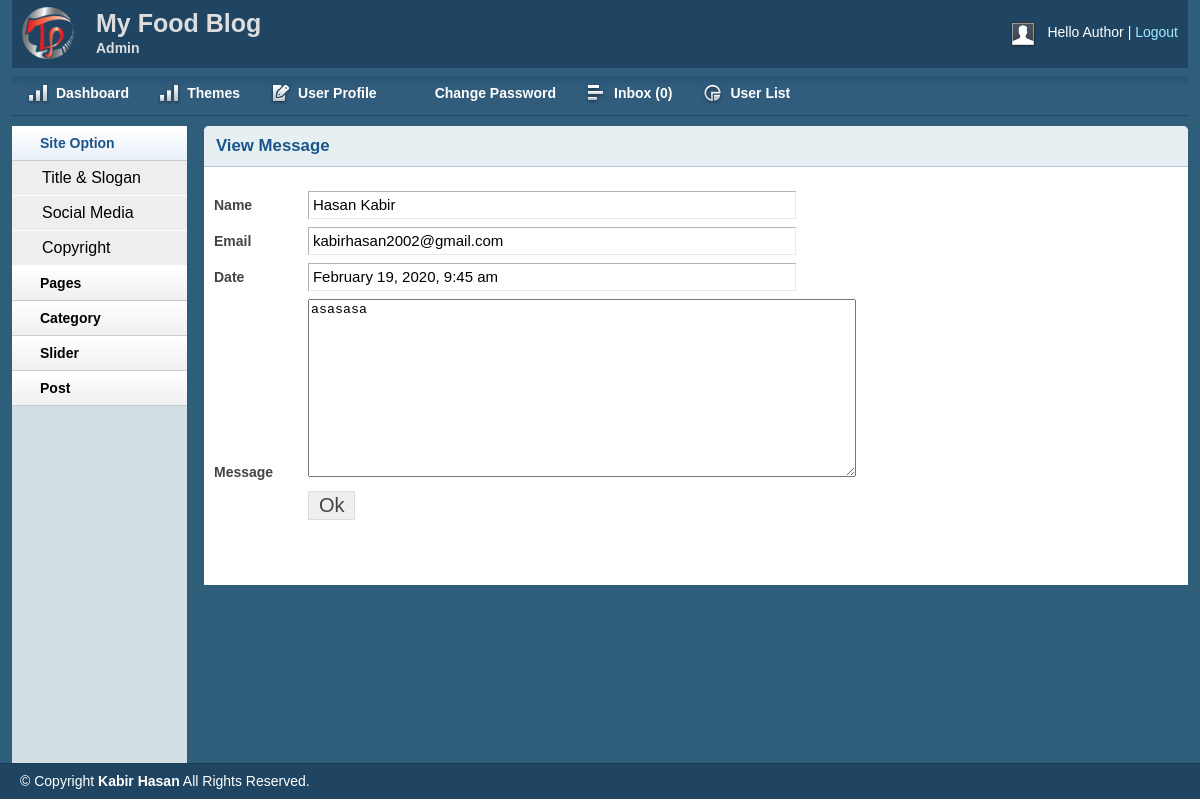
Screenshot of /admin/viewmsg.php?msgid=13 (signed in) with the database file from the repository.
### tables this page shows
CREATE TABLE `contact` (
  `id` int(11) NOT NULL,
  `firstname` varchar(255) NOT NULL,
  `lastname` varchar(255) NOT NULL,
  `email` varchar(255) NOT NULL,
  `msg` text NOT NULL,
  `status` int(11) NOT NULL DEFAULT 0,
  `date` timestamp NOT NULL DEFAULT current_timestamp()
);

### lib/Database.php (called while the page is built, shortened)
<?php
Class Database{
	public $host   = DB_HOST;
	public $user   = DB_USER;
	public $pass   = DB_PASS;
	public $dbname = DB_NAME;
	public $link;
	private function connectDB(){
	$this->link = new mysqli($this->host, $this->user, $this->pass, $this->dbname);
 }
	public function select($query){
		$result = $this->link->query($query) or die($this->link->error.__LINE__);
		if($result->num_rows > 0){
			return $result;
		} else {
			return false;
		}
	}
}

### helpers/Format.php (called while the page is built, shortened)
<?php
class Format
{
	public function formatDate($date)
	{
		return date('F j, Y, g:i a', strtotime($date))	;
	}
}
?>

### admin/viewmsg.php (the view, shortened to what this page needs)
<?php include 'inc/a_header.php'; ?>
<?php include 'inc/a_sidebar.php'; ?>
<?php
if (!isset($_GET['msgid']) || $_GET['msgid'] == null) {
  header("Location: inbox.php");
}else{
  $msgid = $_GET['msgid'];
}
?>
<div class="grid_10">
    <div class="box round first grid">
        <h2>View Message</h2>
    <div class="block">
    <?php
            $query = "SELECT * FROM contact WHERE id = '$msgid'";
                        $getcontactData = $db->select($query);
                        if ($getcontactData) {
                            while ($inbox = $getcontactData->fetch_assoc()) { ?>
       <form action="" method="post">
        <table class="form">
            <tr>
                <td>
                    <label>Name</label>
                </td>
                <td>
                    <input readonly type="text" value="<?php echo $inbox['firstname'];?> <?php echo $inbox['lastname'];?>" class="medium" />
                </td>
            </tr>
             <tr>
                <td>
                    <label>Email</label>
                </td>
                <td>
                    <input readonly type="text" value="<?php echo $inbox['email'];?>" class="medium" />
                </td>
            </tr>
             <tr>
                <td>
                    <label>Date</label>
                </td>
                <td>
                    <input readonly type="text" value="<?php echo $fm->formatDate($inbox['date']);?>" class="medium" />
                </td>
            </tr>
            <tr>
                <td>
                    <label>Message</label>
                </td>
                <td>
                    <textarea style="margin: 0px; width: 542px; height: 172px;" readonly><?php echo $inbox['msg'];?></textarea>
                </td>
            </tr>
            <tr>
                <td></td>
                <td>
                    <input type="submit" name="submit" Value="Ok" />
                </td>
            </tr>
        </table>
    </form>
<?php }}?>
</div>
</div>
</div>
<?php include 'inc/a_footer.php'; ?>

### admin/css/layout.css (style rules this page uses)
body { background: #fff none repeat scroll 0 0; color: #444; font-size: 14px; padding: 0; }
h1, h2, h3, h4, h5, h6 { line-height:1.2em; margin-bottom:.3em; }
h2 { margin-top:1em; }
.box { background:#fff; margin-bottom:20px; padding:10px 10px 10px 10px; margin-left:-8px; }
.box.grid { padding-bottom:40px; }
.box.round { -moz-border-radius: 5px 5px 0px 0px; -webkit-border-radius: 5px 5px 0px 0px; border-radius: 5px 5px 0px 0px; }
.box h2 { font-size:1.2em; font-weight:bold; color:#1B548D; background:#E6F0F3; margin:-10px -10px 0 -10px; padding:10px 12px; border-bottom:1px solid #B3CBD6; -moz-border-radius: 5px 5px 0px 0px; -webkit-border-radius: 5px 5px 0px 0px; border-radius: 5px 5px 0px 0px; }
.box.first { min-height: 406px; }
.block { padding-top:20px; }
table.form { width:100%; }
table.form td { padding:4px 0px; }
table.form label { font-weight:bold; }
table.form input, table.form select { font-size: 15px; padding: 4px 4px 5px 4px; border-top: 1px solid #b3b3b3; border-left: 1px solid #b3b3b3; border-right: 1px solid #eaeaea; border-bottom: 1px solid #eaeaea; }
table.form input[type="submit"] { border: 1px solid #ddd; color: #444; cursor: pointer; font-size: 20px; padding: 2px 10px; }
input.medium { width: 55%; }
.block { padding-bottom:1px; }

### rows the page displays
contact: firstname+lastname "Hasan Kabir", email "kabirhasan2002@gmail.com", date "February 19, 2020, 9:45 am", msg "asasasa"

### other values shown
Session::get('name') "Author"
